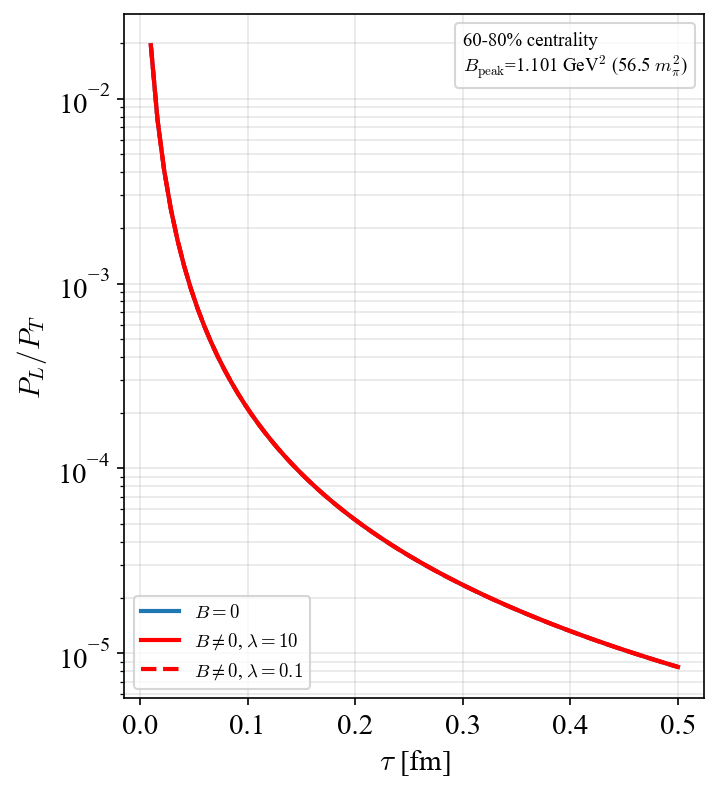

The script that saved this image:
import numpy as np
from scipy.integrate import solve_ivp
import matplotlib.pyplot as plt
from matplotlib.lines import Line2D
from matplotlib import rcParams

rcParams['font.family'] = 'Times New Roman'
rcParams['font.size'] = 14
rcParams['mathtext.fontset'] = 'cm'

FM_TO_GEV = 5.067731

Qs = 2.0
tau0_fm = 0.01
tau0 = tau0_fm * FM_TO_GEV
xi = 10.0
Nc = 3.0
dA = Nc**2 - 1.0
nu_g = 2.0 * dA
c_ell = 1.25
pT_mean = 1.8 * Qs
mq = 0.100
n0 = 1.674
e_abs = 0.30282212
qe_abs = e_abs / 3.0
CF = 4.0 / 3.0
m_pi2 = 0.13957**2
REG2 = 1.0e-24

def make_coupling(lam):
    alpha_s = lam / (4.0 * np.pi * Nc)
    gs = np.sqrt(4.0 * np.pi * alpha_s)
    return dict(lam=lam, alpha_s=alpha_s, qc_abs=gs * np.sqrt(CF))

# LHC 60-80%: B(tau)/mpi^2 = C0 r^-k0 + C1 r^-k1 + C2 r^-k2, r = tau/tauB
case = dict(AT_fm2=23.0, dETdy=1.1e2, C0=7.272e-4, k0=6.829, C1=1.107e-2, k1=4.281, C2=1.978e-2, k2=3.011, tauB_fm=0.05)
case["AT"] = case["AT_fm2"] * FM_TO_GEV**2
case["tauB"] = case["tauB_fm"] * FM_TO_GEV

def B_of_tau(tau, case):
    r = max(tau / case["tauB"], 1.0e-10)
    return m_pi2 * (case["C0"] * r**-case["k0"] + case["C1"] * r**-case["k1"] + case["C2"] * r**-case["k2"])

def eps_parallel(p_tau, B, coupling):
    qeB = qe_abs * B
    return 1.0 + (3.0 * n0 * coupling["alpha_s"] / (8.0 * np.pi)) * (qeB / mq**2) * np.exp(-p_tau**2 / (2.0 * qeB))

def a_B(tau, p_tau, case, coupling):
    if case is None:
        return np.zeros_like(p_tau)
    B = B_of_tau(tau, case)
    if B == 0.0:
        return np.zeros_like(p_tau)
    eps = eps_parallel(p_tau, B, coupling)
    pref = (coupling["qc_abs"] * qe_abs / mq**2) * B * np.sqrt((2.0 / tau0) * case["dETdy"]) / (case["AT"] * Qs)
    return pref * eps**0.75

def p_tau_of(px, py, peta, tau):
    return np.sqrt(px**2 + py**2 + (peta / tau)**2 + REG2)

def build_grid(N, pxmax, pymax, petamax):
    pxe = np.linspace(-pxmax, pxmax, N + 1); px = 0.5 * (pxe[:-1] + pxe[1:])
    pye = np.linspace(-pymax, pymax, N + 1); py = 0.5 * (pye[:-1] + pye[1:])
    pee = np.linspace(-petamax, petamax, N + 1); peta = 0.5 * (pee[:-1] + pee[1:])
    return px, py, peta, px[1] - px[0], py[1] - py[0], peta[1] - peta[0]

def _rhs(tau, y, PY_flat, case, coupling):
    n = PY_flat.size
    px, peta = y[:n], y[n:]
    ptau = np.sqrt(px**2 + PY_flat**2 + (peta / tau)**2 + REG2)
    pperp = np.sqrt(px**2 + (peta / tau)**2 + REG2)
    aB = a_B(tau, ptau, case, coupling)
    dpx = aB * PY_flat * peta / (tau * ptau * pperp)
    dpeta = -tau * aB * PY_flat * px / (ptau * pperp)
    return np.concatenate([dpx, dpeta])

def backward_trace(tau_f, PX, PY, PETA, case, coupling):
    if case is None or tau_f <= tau0:
        return PX.copy(), PETA.copy()
    shape = PX.shape
    y0 = np.concatenate([PX.ravel(), PETA.ravel()])
    sol = solve_ivp(_rhs, [tau_f, tau0], y0, args=(PY.ravel(), case, coupling),
                     method="RK45", rtol=1.0e-7, atol=1.0e-10)
    yf = sol.y[:, -1]
    n = PX.size
    return yf[:n].reshape(shape), yf[n:].reshape(shape)

def kurkela_shape(px, py, peta, tau0_, xi_val=xi):
    pT = np.sqrt(px**2 + py**2)
    pz0 = -peta / tau0_
    rhat2 = (pT / pT_mean)**2 + (xi_val * pz0 / pT_mean)**2
    rhat = np.sqrt(rhat2 + 1.0e-30)
    return np.exp(-(2.0 / 3.0) * rhat2) / rhat

def energy_integral(shape_vals, PX, PY, PETA, dpx, dpy, dpeta, tau_):
    ptau = p_tau_of(PX, PY, PETA, tau_)
    return nu_g * np.sum(ptau * shape_vals) * dpx * dpy * (dpeta / tau_) / (2.0 * np.pi)**3

def normalize_amplitude(shape_vals, PX, PY, PETA, dpx, dpy, dpeta, coupling):
    target = pT_mean * c_ell * dA * Qs**2 / (np.pi * coupling["lam"])
    IE = energy_integral(shape_vals, PX, PY, PETA, dpx, dpy, dpeta, tau0)
    return target / (tau0 * IE)

def pressures_and_number(fvals, PX, PY, PETA, tau_, dpx, dpy, dpeta):
    pz = PETA / tau_
    ptau = p_tau_of(PX, PY, PETA, tau_)
    w = dpx * dpy * (dpeta / tau_)
    PL = nu_g * np.sum((pz**2 / ptau) * fvals) * w / (2.0 * np.pi)**3
    PT = 0.5 * nu_g * np.sum(((PX**2 + PY**2) / ptau) * fvals) * w / (2.0 * np.pi)**3
    return PL, PT

N = 90
PXMAX = PYMAX = 16.0
PETAMAX = 18.0 * tau0
px, py, peta, dpx, dpy, dpeta = build_grid(N, PXMAX, PYMAX, PETAMAX)
PX, PY, PETA = np.meshgrid(px, py, peta, indexing="ij")

coupling10 = make_coupling(10.0)
coupling01 = make_coupling(0.1)
shape0 = kurkela_shape(PX, PY, PETA, tau0)
A10 = normalize_amplitude(shape0, PX, PY, PETA, dpx, dpy, dpeta, coupling10)
A01 = normalize_amplitude(shape0, PX, PY, PETA, dpx, dpy, dpeta, coupling01)

def evolve(coupling, A, case, tau_vals):
    PL_arr = np.empty_like(tau_vals)
    PT_arr = np.empty_like(tau_vals)
    for i, tau_f in enumerate(tau_vals):
        px0, peta0 = backward_trace(tau_f, PX, PY, PETA, case, coupling)
        fvals = A * kurkela_shape(px0, PY, peta0, tau0)
        PL_arr[i], PT_arr[i] = pressures_and_number(fvals, PX, PY, PETA, tau_f, dpx, dpy, dpeta)
    return PL_arr, PT_arr

tau_fm_vals = np.linspace(tau0_fm, 0.5, 80)
tau_vals = tau_fm_vals * FM_TO_GEV

PL_B0, PT_B0 = evolve(coupling10, A10, None, tau_vals)
PL_lam10, PT_lam10 = evolve(coupling10, A10, case, tau_vals)
PL_lam01, PT_lam01 = evolve(coupling01, A01, case, tau_vals)

fig, ax = plt.subplots(figsize=(5, 5.5))
ax.semilogy(tau_fm_vals, PL_B0 / PT_B0, "C0-", linewidth=2, label="$B=0$")
ax.semilogy(tau_fm_vals, PL_lam10 / PT_lam10, "r-", linewidth=2, label=r"$B\neq0$, $\lambda=10$")
ax.semilogy(tau_fm_vals, PL_lam01 / PT_lam01, "r--", linewidth=2, label=r"$B\neq0$, $\lambda=0.1$")
ax.set_xlabel(r"$\tau$ [fm]")
ax.set_ylabel(r"$P_L/P_T$")
ax.grid(alpha=0.3, which="both")
curve_legend = ax.legend(fontsize=9, loc="lower left")
ax.add_artist(curve_legend)

# LHC's B(tau) is monotonically falling (negative powers), so its peak is at tau0
B_peak_GeV2 = B_of_tau(tau0, case)
info_label = (r"60-80% centrality" + "\n" +
              fr"$B_{{\rm peak}}$={B_peak_GeV2:.3f} GeV$^2$"
              fr" ({B_peak_GeV2/m_pi2:.1f} $m_\pi^2$)")
ax.legend(handles=[Line2D([], [], linestyle="none")], labels=[info_label],
          fontsize=9, loc="upper right", handlelength=0, handletextpad=0)

fig.tight_layout()
fig.savefig("LHC_PLPT_lambda.png", dpi=150, bbox_inches="tight")
